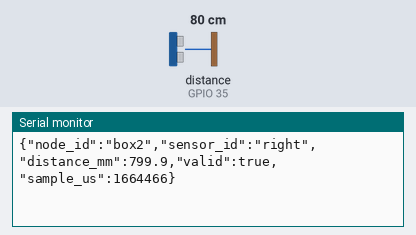
A sketch run on a simulated ESP32. Shown: the last lines printed to the serial monitor. Wiring (inferred from the names in the program): ultrasonic range finder: trigger GPIO 32; echo GPIO 35. The inputs (shaded band) are chosen by the test bench; at power-on: distance to the obstacle (sensor on GPIO 35) 80 cm. The echo pulse lasts 58.3 µs per cm.

Above: at 1.7 s.
1.8 s: distance to the obstacle (sensor on GPIO 35) set to 2 cm
At 1.81 s:
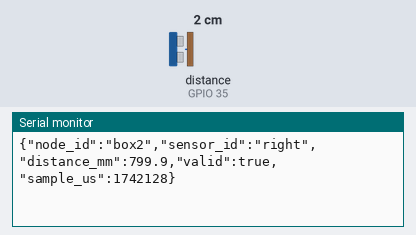
3.3 s: distance to the obstacle (sensor on GPIO 35) set to 4 cm
At 3.35 s:
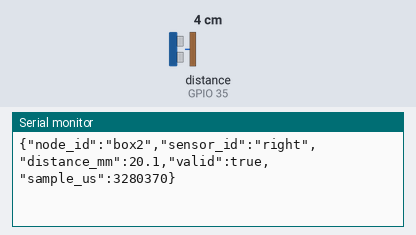
Timing chart, 0 to 6.3 s (numbered marks = the images above; inputs shaded):
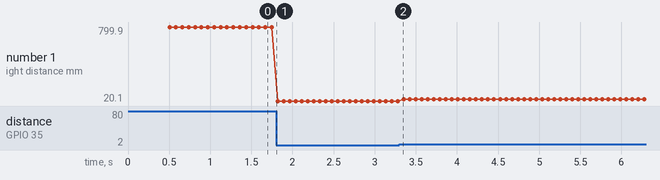

The sketch:

sensor_right_test.ino
```cpp
#include <Arduino.h>

constexpr uint8_t TRIG_PIN = 32;
constexpr uint8_t ECHO_PIN = 35;

// The project maximum range is about 2.47 m. An 18 ms timeout permits
// approximately 3.1 m while preventing a missing echo from blocking forever.
constexpr unsigned long ECHO_TIMEOUT_US = 18000UL;
constexpr unsigned long SAMPLE_DELAY_MS = 70UL;

constexpr float SPEED_OF_SOUND_MM_PER_US = 0.343f;
constexpr float MIN_DISTANCE_MM = 20.0f;
constexpr float MAX_DISTANCE_MM = 3000.0f;

// Calibrate this independently from the left sensor.
constexpr float CALIBRATION_OFFSET_MM = 0.0f;

const char* NODE_ID = "box2";
const char* SENSOR_ID = "right";

struct RangeSample {
  unsigned long sampleUs;
  float distanceMm;
  bool valid;
};

RangeSample readSensor() {
  const unsigned long sampleUs = micros();

  digitalWrite(TRIG_PIN, LOW);
  delayMicroseconds(2);
  digitalWrite(TRIG_PIN, HIGH);
  delayMicroseconds(10);
  digitalWrite(TRIG_PIN, LOW);

  // This blocking measurement is for one-sensor-at-a-time bench testing only.
  const unsigned long echoDurationUs =
      pulseIn(ECHO_PIN, HIGH, ECHO_TIMEOUT_US);

  if (echoDurationUs == 0) {
    return {sampleUs, 0.0f, false};
  }

  float distanceMm =
      echoDurationUs * SPEED_OF_SOUND_MM_PER_US / 2.0f;
  distanceMm += CALIBRATION_OFFSET_MM;

  const bool valid =
      distanceMm >= MIN_DISTANCE_MM && distanceMm <= MAX_DISTANCE_MM;
  return {sampleUs, distanceMm, valid};
}

void printSample(const RangeSample& sample) {
  Serial.print("{\"node_id\":\"");
  Serial.print(NODE_ID);
  Serial.print("\",\"sensor_id\":\"");
  Serial.print(SENSOR_ID);
  Serial.print("\",\"distance_mm\":");

  if (sample.valid) {
    Serial.print(sample.distanceMm, 1);
  } else {
    Serial.print("null");
  }

  Serial.print(",\"valid\":");
  Serial.print(sample.valid ? "true" : "false");
  Serial.print(",\"sample_us\":");
  Serial.print(sample.sampleUs);
  Serial.println("}");
}

void setup() {
  Serial.begin(115200);

  pinMode(TRIG_PIN, OUTPUT);
  pinMode(ECHO_PIN, INPUT);
  digitalWrite(TRIG_PIN, LOW);

  delay(500);
  Serial.println("Right HC-SR04 ready");
}

void loop() {
  const RangeSample sample = readSensor();
  printSample(sample);
  delay(SAMPLE_DELAY_MS);
}
```

Measured:
- plotted number 1: 799.9 → 20.1 after the input at 1.8 s
